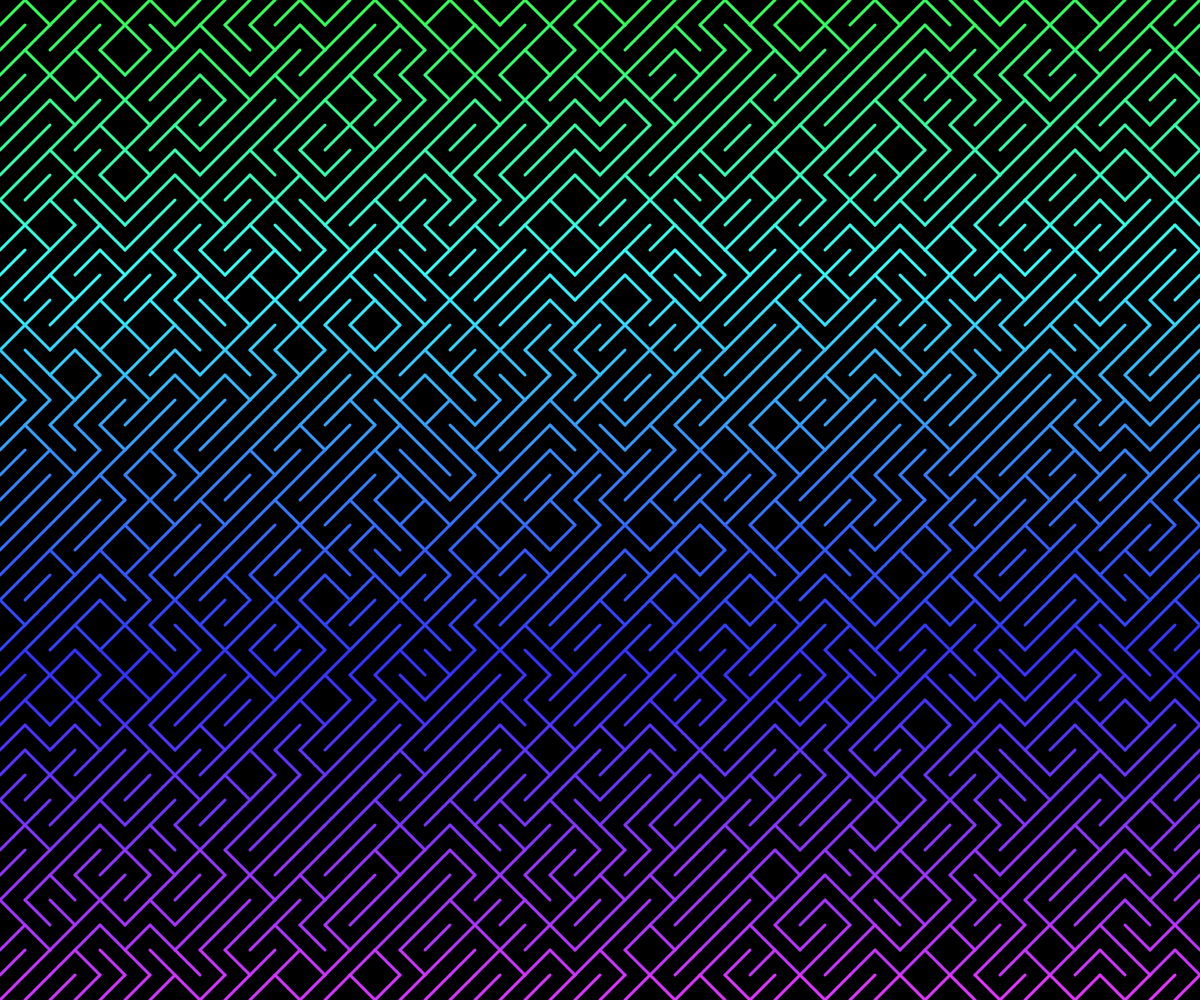
Frame 1 (no input)
Frame 60 (no input): identical to frame 1, image omitted
Frame 120 (the mouse pressed at the canvas centre since frame 60): identical to frame 1, image omitted

The p5.js sketch that drew this single still picture (run headless with seeded random() and noise() and a simulated clock; from frame 60 on, the mouse is pressed at the canvas centre):

// p5.js sketch
// ── sketch.js
let colore = 130;

function setup() {
    createCanvas(windowWidth, windowHeight);
    colorMode(HSB)
    noStroke();
    strokeWeight(3);
    stroke(255);
    background(0);
    for (let i = 0; i < height; i += 25) {
        push();
        for (let j = 0; j < width; j += 25) {  
            stroke(colore,80,120);
            colore+=0.15
            let z=int(random(10));
            if(z==8)colore-=0.7
            if(colore>360)colore=0;
            let r = int(random(3));
            push();
            if (r == 1) line(0, 0, 25, 25);
            else line(25, 0, 0, 25);
            pop();
            translate(25, 0);
        }
        pop();
        translate(0, 25);
    }
}

function draw() {

}
